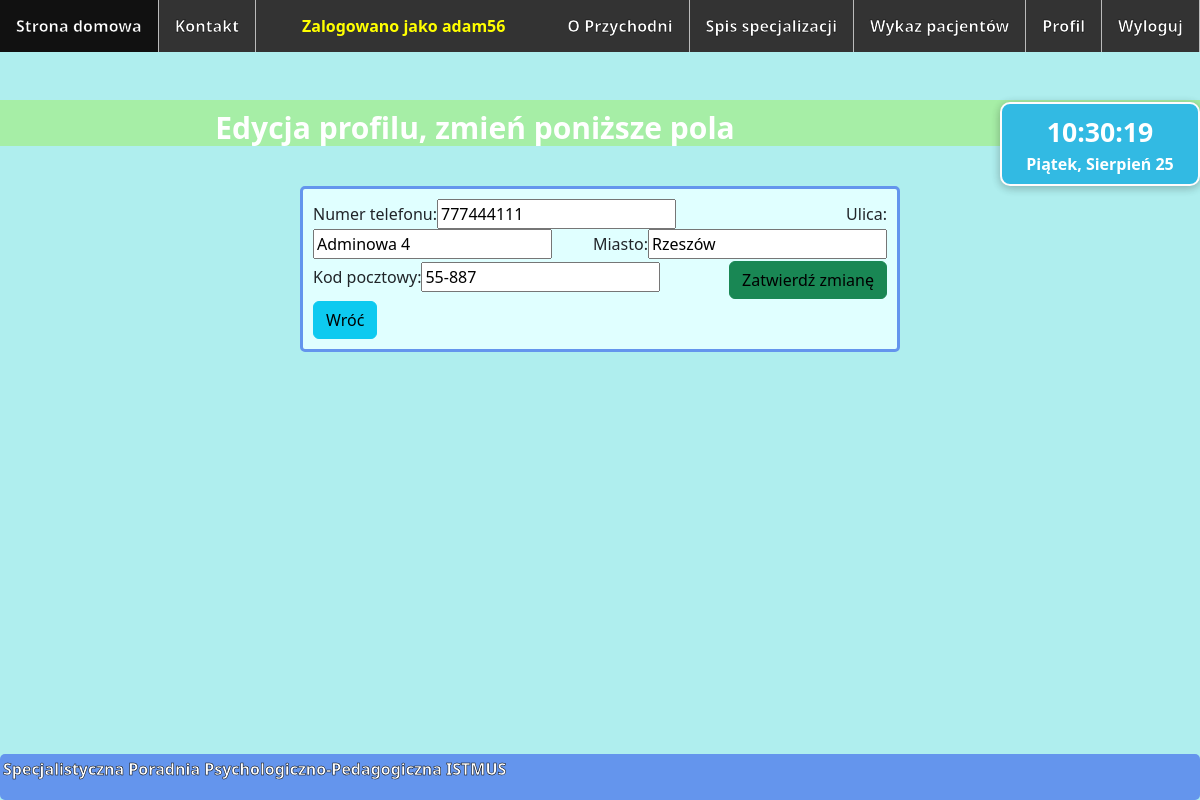
Page /edycjaProfilu/ (signed in) on the committed database.
### Przychodnia/models.py (models this page shows, shortened)
class Customer(models.Model):
    user = models.OneToOneField(User, null=True, blank=True, on_delete=models.CASCADE)
    USER_TYPES = (('ADM', 'Administrator'), ('DOC', 'Lekarz'), ('PAT', 'Pacjent'))
    userType = models.CharField(max_length=3, choices=USER_TYPES, default='PAT')
    pesel = models.IntegerField(unique=True, null=True, blank=True)
    name = models.CharField(max_length=20)
    surname = models.CharField(max_length=40)
    telephoneNumber = models.IntegerField(verbose_name='Numer telefonu', null=False, blank=False)
    street = models.CharField(max_length=40)
    city = models.CharField(max_length=40)
    zipCode = models.CharField(max_length=6)

### Przychodnia/views.py (the view, shortened to what this page needs)
# urls.py: path('edycjaProfilu/', views.editProfile, name='editProfile'),
@login_required
def editProfile(request):
    customer = get_object_or_404(Customer, user=request.user)
    if request.method == 'GET':
        editProfileForm = EditProfileForm(instance=customer)
    return render(request, ' editProfile.html', {'form': editProfileForm})

### Przychodnia/forms.py
class EditProfileForm(ModelForm):
    class Meta:
        model = Customer
        fields = ('telephoneNumber', 'street', 'city', 'zipCode')
        labels = {
            'telephoneNumber': 'Numer telefonu',
            'street': 'Ulica',
            'city': 'Miasto',
            'zipCode': 'Kod pocztowy'
        }

### templates/ editProfile.html (shortened to what this page needs)
{% extends 'base.html' %}
{% load bootstrap %}
{% block content %}
    <div class="main">
        <h1 id="nagłówek" style="margin-top: 100px">Edycja profilu, zmień poniższe pola</h1>
        <div class="center">
            <form method="post" action="{% url 'editProfile' %}">
                {{ form|bootstrap }}
                <button type="submit" class="btn btn-success" style="margin-top: 2px; color: black">Zatwierdź zmianę
                </button>
                <a href="{% url 'profile' %}">
                    <button type="button" style="margin-top: 2px; color: black" class="btn btn-info">Wróć</button>
                </a>
            </form>
        </div>
    </div>
{% endblock content %}

### templates/base.html (shortened to what this page needs)
<!DOCTYPE html>
<html lang="en">
<head>
    {% load static %}
    <link rel="stylesheet" type="text/css" href="{% static 'styles/style.css' %}"/>
    <link href="https://cdn.jsdelivr.net/npm/bootstrap@5.2.0-beta1/dist/css/bootstrap.min.css" rel="stylesheet"
>
</head>
<body>
<header>
    <ul id="ul">
        <li id="li"><a id="a" href="{% url 'homepage' %}">Strona domowa</a></li>
        <li id="li"><a id="a" href="{% url 'contact' %}">Kontakt</a></li>
        {% if user.is_authenticated %}
            <li id="li" style="float:right"><a id="a" href="{% url 'logout' %}">Wyloguj</a></li>
            <li id="li" style="float:right"><a id="a" href="{% url 'profile' %}">Profil</a></li>
            {% if user.customer.userType == 'DOC' %}
                <li id="li" style="float:right"><a id="a" href="{% url 'patientsList' %}">Wykaz
                    pacjentów</a></li>
            {% endif %}
            <li id="li" style="float:right"><a id="a" href="{% url 'doctorsList' %}">Spis specjalizacji</a></li>
        {% endif %}
        <li id="li" style="float:right"><a id="a" href="{% url 'about' %}">O Przychodni</a></li>
        {% if user.is_authenticated %}
            <li id="username">Zalogowano jako {{ user.username }}</li>
        {% endif %}
    </ul>
</header>
<aside style="float: right">
    <div class="time">
        <span class="hms"></span>
        <br>
        <span class="date"></span>
    </div>
</aside>
{% block content %}{% endblock content %}
<footer>
    <p>Specjalistyczna Poradnia Psychologiczno-Pedagogiczna ISTMUS</p>
</footer>
</body>
</html>

### Przychodnia/static/styles/style.css (style rules this page uses)
header { height: auto; }
html { background-color: paleturquoise; background-size: cover; }
#ul { list-style-type: none; margin: 0; padding: 0; overflow: hidden; background-color: #333; position: fixed; top: 0; width: 100%; }
#li { float: left; }
li a { display: block; color: white; text-align: center; padding: 14px 16px; text-decoration: none; font-weight: bold; -webkit-text-stroke: 0.5px black; }
#li #a { display: block; color: white; text-align: center; padding: 14px 16px; text-decoration: none; font-weight: bold; }
li { border-right: 1px solid #bbb; }
li:last-child { border-right: none; }
#li { border-right: 1px solid #bbb; }
#nagłówek { color: white !important; padding-top: 10px; font-size: 30px; font-weight: bold; text-align: center; margin-left: -50px; margin-top: 50px; background-color: #a6eea6; }
.center { margin-left: 25vw; margin-bottom: 100px; margin-top: 40px; width: 50%; border: 3px solid cornflowerblue; border-radius: 5px; background-color: lightcyan; padding: 10px; text-align: justify; }
footer { text-align: left; padding: 3px; background-color: cornflowerblue; display: block; color: white; position: fixed; left: 0; bottom: 0; width: 100%; font-weight: bold; border-radius: 5px; -webkit-text-stroke: 0.5px black; }
.main { background-color: paleturquoise; }
#username { display: block; color: yellow; text-align: center; padding: 14px 16px; text-decoration: none; font-weight: bold; }
* { box-sizing: border-box; }
.time { margin-top: 2px; background: #32bae3; color: #fff; border: 2px solid rgb(255, 252, 252); border-radius: 10px; box-shadow: 0 2px 10px 0 rgba(0, 0, 0, 0.16), 0 2px 10px 0 rgba(0, 0, 0, 0.12); padding: 8px; text-align: center; width: 200px; font-weight: bolder; }
.hms { font-size: 20pt; font-weight: bolder; }
.date { font-size: 12pt; }

### rows in the picture
Customer: telephoneNumber "777444111", street "Adminowa 4", city "Rzeszów", zipCode "55-887"

### other values in the picture
{{ user.username }} "adam56"
